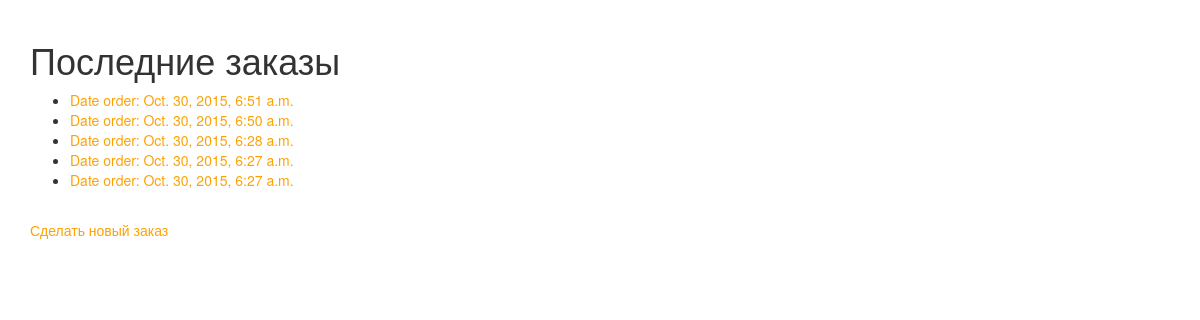
/lunch/order/, run on an earlier commit of the app's database.
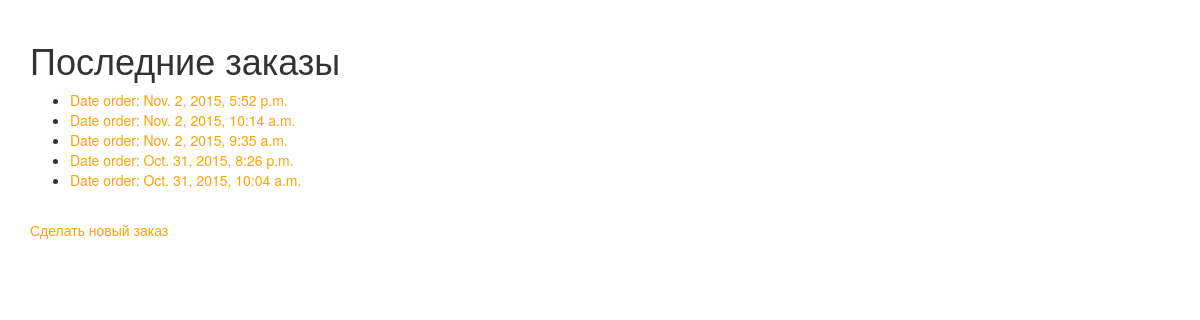
And on a later commit of the database.
### lunch/models.py (models this page shows, shortened)
class Order(models.Model):
    DateOrder = models.DateTimeField(blank=True, null=True)
    UserID = models.ForeignKey('User')

### lunch/views.py (the view)
def order_list(request):
    latest_order_list = Order.objects.order_by('-DateOrder')[:5]
    context = {'latest_order_list': latest_order_list}
    return render(request, 'lunch/order_list.html', context)

### lunch/templates/lunch/order_list.html (shortened to what this page needs)
﻿{% extends "lunch/base.html" %}
{% block content %}
<h1>Последние заказы</h1>
{% if latest_order_list %}
    <ul>
    {% for Order in latest_order_list %}
        <li><a href="{% url 'lunch:order_detail' Order.id %}">Date order: {{ Order.DateOrder}}</a></li>
    {% endfor %}
    </ul>
{% else %}
    <p>No lunch are available.</p>
{% endif %}
<br>
<p><a href = "{% url 'lunch:order_new' %}">Сделать новый заказ </p>
{% endblock content %}

### lunch/templates/lunch/base.html (shortened to what this page needs)
﻿{% load staticfiles %}
<html>
    <head>
		<link rel="stylesheet" href="//maxcdn.bootstrapcdn.com/bootstrap/3.2.0/css/bootstrap.min.css">
		<link rel="stylesheet" href="//maxcdn.bootstrapcdn.com/bootstrap/3.2.0/css/bootstrap-theme.min.css">
		<link rel="stylesheet" href="{% static "css/lunch.css" %}">
	</head>
    <body>
<div class="content container">
            <div class="row">
                <div class="col-md-8">
                {% block content %}
                {% endblock %}
                </div>
            </div>
        </div>
    </body>
</html>

### lunch/static/css/lunch.css (style rules this page uses)
a { color: #FCA205; }

What changed in the data, as far as the page shows it:
removed Order: DateOrder "Oct. 30, 2015, 6:51 a.m."
removed Order: DateOrder "Oct. 30, 2015, 6:50 a.m."
removed Order: DateOrder "Oct. 30, 2015, 6:28 a.m."
removed Order: DateOrder "Oct. 30, 2015, 6:27 a.m."
removed Order: DateOrder "Oct. 30, 2015, 6:27 a.m."
added Order: DateOrder "Nov. 2, 2015, 5:52 p.m."
added Order: DateOrder "Nov. 2, 2015, 10:14 a.m."
added Order: DateOrder "Nov. 2, 2015, 9:35 a.m."
added Order: DateOrder "Oct. 31, 2015, 8:26 p.m."
added Order: DateOrder "Oct. 31, 2015, 10:04 a.m."
